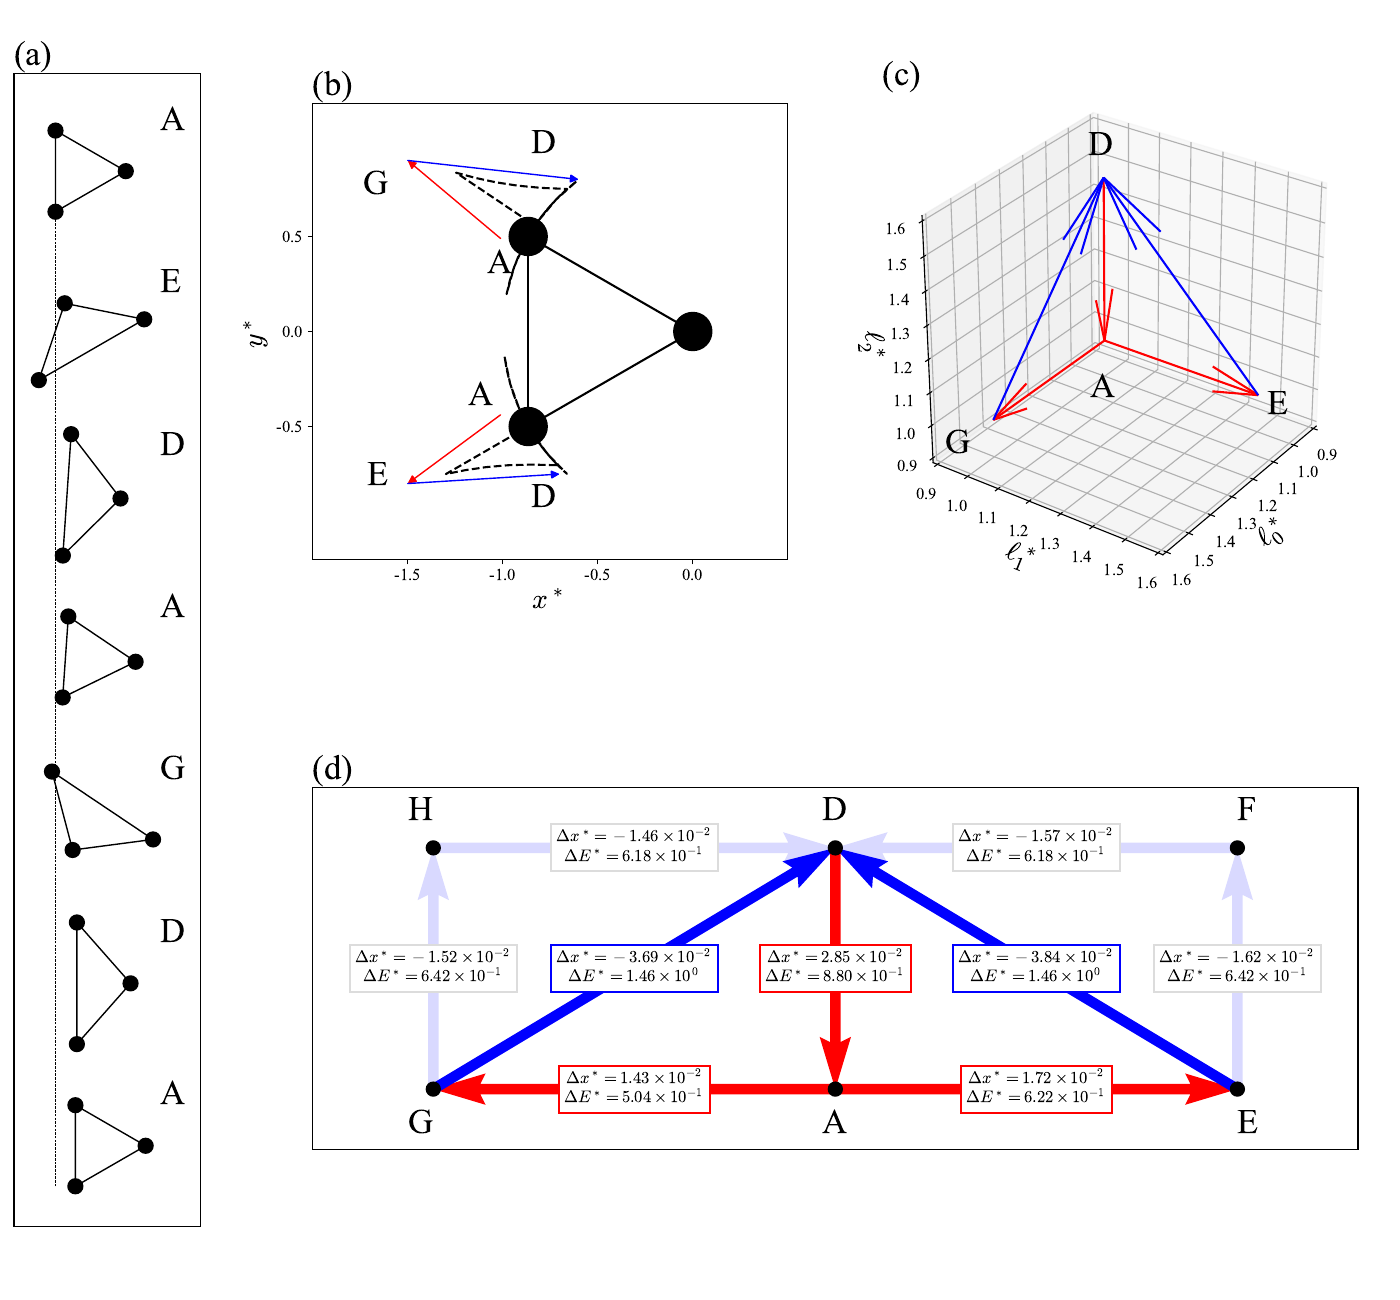

The Python source for this figure:
#!/usr/bin/env python3
import numpy as np
import pandas as pd
import matplotlib.pyplot as plt
from matplotlib.gridspec import GridSpec, GridSpecFromSubplotSpec
plt.rcParams['font.family'] = 'Times New Roman'
plt.rcParams['mathtext.fontset'] = 'cm'
plt.rcParams['font.size'] = 20

from snapshot import drawSwimmer 
from deformation import drawDeformation
from arm_space_transition import drawArmSpaceTransition
from state_transition import drawStateTransition

def main():
    fig = plt.figure(figsize=(14, 13))
    gs_master = GridSpec(
            nrows=2,
            ncols=3,
            height_ratios=[1, 1],
            width_ratios=[0.8, 2.0, 2.0],
            )
    gs_master.update(left=0.01,right=0.97,top=0.99,bottom=0.01,wspace=0.3,hspace=0.0)
    
    gs0 = GridSpecFromSubplotSpec(nrows=2, ncols=1, subplot_spec=gs_master[:,0])
    ax0 = fig.add_subplot(gs0[:,:])
    
    gs12 = GridSpecFromSubplotSpec(nrows=1, ncols=2, subplot_spec=gs_master[0,1:], hspace=0.0)
    ax1 = fig.add_subplot(gs12[0])
    ax2 = fig.add_subplot(gs12[1], projection='3d')
    gs3 = GridSpecFromSubplotSpec(nrows=1, ncols=1, subplot_spec=gs_master[1,1:])
    ax3 = fig.add_subplot(gs3[:,:])

    df = pd.read_csv('../data/strategy_record/a_triangle_interval0.5_maxlength1.5.csv')
    """
    ax0
    """
    plot_time = {}
    plot_time['sync'] = [0.0, 0.5, 1.0, 1.5, 2.0, 2.5, 3.0]
    for i in range(len(plot_time['sync'])):
        plot_time['sync'][i] += i * 30
    drawSwimmer(ax0, df, plot_time['sync'], ymin=0, ymax=12)
    ax0.set_title('(a)', loc='left', fontsize=25)

    """
    ax1
    """
    drawDeformation(ax1, df)
    ax1.set_title('(b)', loc='left', fontsize=25)

    """
    ax2
    """
    drawArmSpaceTransition(ax2)
    ax2.set_title('(c)', loc='left', fontsize=25)

    """
    ax3
    """
    drawStateTransition(ax3)
    ax3.set_title('(d)', loc='left', fontsize=25)

    # plt.show()
    fig.savefig('short_alt.pdf')



if __name__ == '__main__':
    main()
